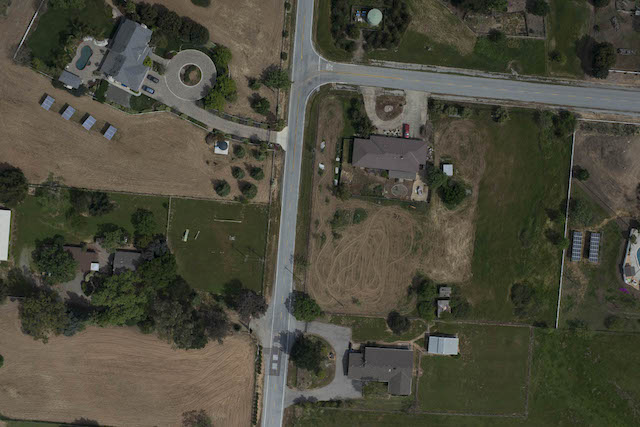
#> input picture 2019s1/MO443/trabalho 4/imagens/foto3A.jpg, 640 x 427 px, given in place of imagens, which was not available
$ python codigo.py imagens imagens imagens/foto3A.jpg imagens/foto4A.jpg
#> lines starting #> are read from the running program, lines starting #| are printed output that depends on the picture
import cv2
import sys
import numpy as np

# [44 lines left out: functions function_sift, function_surf, function_brief, function_orb, not called in this run]

#diretorio da imagem 1
dir_imagem1 = sys.argv[1]

#diretorio da imagem 2
dir_imagem2 = sys.argv[2]

#descritor escolhido
descritor = sys.argv[3]

#prefixo das imagens de saida
saida = sys.argv[4]

#abrindo as imagens com cores
img1color = cv2.imread(dir_imagem1)
#> img1color is the input picture: shape (427, 640, 3); mean B, G, R 60.5, 74.3, 75.9
img2color = cv2.imread(dir_imagem2)

#abrindo as imagens em tons de cinza
img1 = cv2.imread(dir_imagem1, 0)
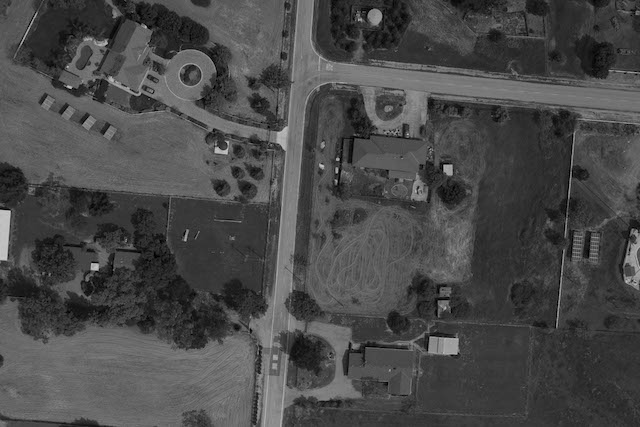
#> img1: shape (427, 640); min 0, max 209, mean 73.2
img2 = cv2.imread(dir_imagem2, 0)

foi_possivel = True

#inicializacoes para receber os keypoints, descritores
kp1, kp2, des1, des2 = 0, 0, 0, 0

#verifica o descritor escolhido
if descritor == 'sift':
	kp1, kp2, des1, des2 = function_sift(img1, img2)
elif descritor == 'surf':
	kp1, kp2, des1, des2 = function_surf(img1, img2)
elif descritor == 'brief':
	kp1, kp2, des1, des2 = function_brief(img1, img2)
elif descritor == 'orb':
	kp1, kp2, des1, des2 = function_orb(img1, img2)
else:
	print('Nao foi possivel aplicar o descritor')
	foi_possivel = False

if foi_possivel:

	limiar = int(input('Digite o limiar de correspondencia: '))

	#seleciona os melhores matchings
	index_params = dict(algorithm = 1, trees = 5)
	search_params = dict(checks = 50)
	flann = cv2.FlannBasedMatcher(index_params, search_params)
	row_matches = flann.knnMatch(np.asarray(des1,np.float32),np.asarray(des2,np.float32), k=2)

	matches = []
	for m,n in row_matches:
	    if m.distance < 0.7*n.distance:
	        matches.append(m)

	if len(matches) > limiar and limiar >= 4:
		pts1 = np.float32([kp1[m.queryIdx].pt for m in matches]).reshape(-1,1,2)
		pts2 = np.float32([kp2[m.trainIdx].pt for m in matches]).reshape(-1,1,2)

		#matriz de homografia
		h, status = cv2.findHomography(pts1, pts2, cv2.RANSAC)

		#alinhamento das imagens e criacao da imagem panoramica
		result = cv2.warpPerspective(img1color, h, (img2color.shape[1] + img1color.shape[1],img2color.shape[0]))
		result[0:img2color.shape[0], 0:img2color.shape[1]] = img2color

		draw_params = dict(matchColor=(0, 255, 0),flags=2)

		#desenho entre os pontos correspondentes
		img = cv2.drawMatches(img1color, kp1, img2color, kp2, matches[:limiar], None, **draw_params)

		#salva as imagens
		cv2.imwrite('saida/' + saida + '-panoramica.jpg', result)
		cv2.imwrite('saida/' + saida + '-retas.jpg', img)

	else:
		print('Não foi possivel aplicar a funcao de correspondencia')

$ run again, on 2019s1/MO443/trabalho 4/imagens/foto4A.jpg
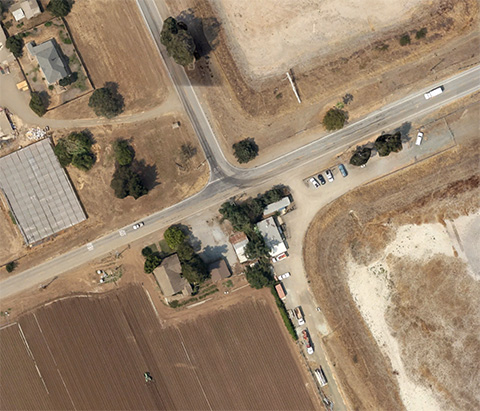
#> input picture 2019s1/MO443/trabalho 4/imagens/foto4A.jpg, 480 x 411 px, given in place of imagens, which was not available
#> img1color is the input picture: shape (411, 480, 3); mean B, G, R 109.4, 132, 153
#> `img1 = cv2.imread(dir_imagem1, 0)`:
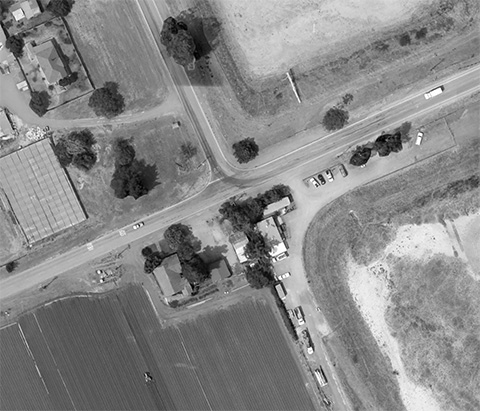
#> img1: shape (411, 480); min 0, max 255, mean 135.7
